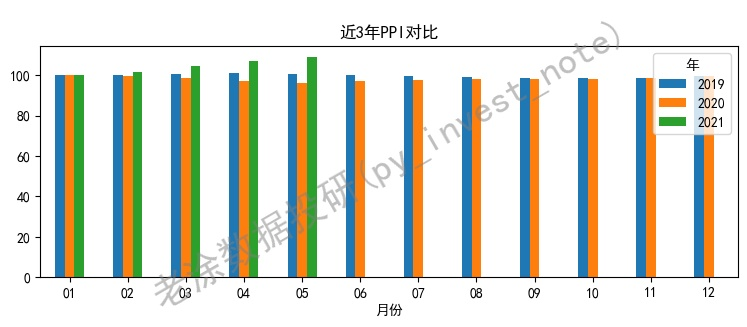

Source code (Python):
# @Site   :  https://github.com/pynote/investnote
# @Author :  老涂数据投研(py_invest_note)

import pandas as pd
import akshare as ak
import matplotlib.pyplot as plt

# 调整输出格式
pd.set_option('display.max_columns', None)
pd.set_option('display.width', None)
pd.set_option('display.max_colwidth', None)
pd.set_option('display.max_rows', None)

data_name = 'macro_china_ppi'
pkl_name = '{}.pkl'.format(data_name)
try:
    df = pd.read_pickle(pkl_name)
except FileNotFoundError:
    df = ak.macro_china_ppi()
    df.to_pickle(pkl_name)

df.insert(1, '年', df['月份'].apply(lambda x: x[:4]))
df['月份'] = df['月份'].apply(lambda x: x[5:7])
df['当月'] = pd.to_numeric(df['当月'], errors='coerce')
df.drop(['当月同比增长', '累计'], axis=1, inplace=True)

print(df)

df = df[df['年'].isin(['2021', '2020', '2019'])]  # df['月份'].str.startswith('2021')
df.sort_values('月份', ascending=True, inplace=True)

print(df)

ax = df.pivot('月份', '年', '当月').plot.bar(figsize=(9, 3), rot=0)
ax.text(0.5, 0.5, '老涂数据投研(py_invest_note)', transform=ax.transAxes,
        fontsize=28, color='gray', alpha=0.5,
        ha='center', va='center', rotation='30')
plt.title('近3年PPI对比')
plt.savefig('ppi.jpg', bbox_inches='tight')
